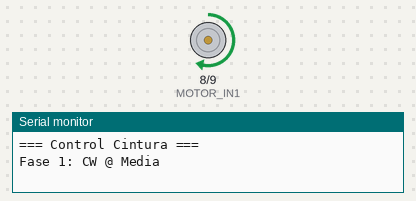
Bench run of a sketch on a simulated Arduino Uno, built with avr-gcc and run on an emulated ATmega328P. Parts: motor-driver pin pairs drawn as motors (green arrow = first pin HIGH = forward, orange = second pin HIGH = backward, longer = more drive, scaled by the enable pin), the last lines printed to the serial monitor.

Above: at 3.1 s.
At 15.1 s:
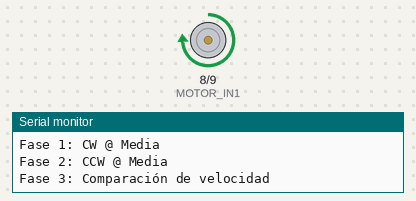
At 22.9 s:
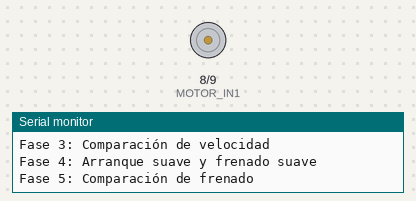
At 36.9 s:
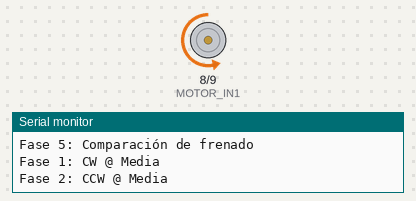
Timing chart, 0 to 40.0 s (numbered marks = the images above):
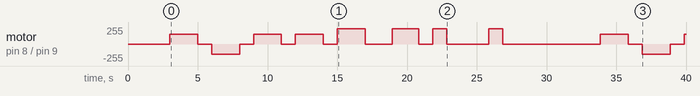

Measured:
- by itself, motor on pin 8 (MOTOR_IN1) / pin 9 (MOTOR_IN2): stopped → forward 150/255 at 3.0 s, → stopped 2.0 s later, → backward 150/255 1.0 s later, → stopped 2.0 s later, … (21 changes in this stretch)

The sketch:

controlCintura.ino
```cpp
// =================
// Open-loop Control
// =================

#define MOTOR_IN1  8
#define MOTOR_IN2  9
#define MOTOR_ENA  10

// Parametros del Motor y limites de duty cycle
#define PWM_MAX         255
#define VELOCIDAD_BAJA  80
#define VELOCIDAD_MEDIA 150
#define VELOCIDAD_ALTA  230

// Tiempo (ms)
#define TIEMPO_GIRO_MS     2000
#define TIEMPO_PAUSA_MS    1000
#define TIEMPO_ARRANQUE_MS 3000

// =================
// Funciones de Control
// =================

// Setea el duty cycle y el sentido de giro
void girarCintura(int velocidadPWM, bool sentidoHorario) {
  velocidadPWM = constrain(velocidadPWM, 0, PWM_MAX);

  if (sentidoHorario) {
    digitalWrite(MOTOR_IN1, HIGH);
    digitalWrite(MOTOR_IN2, LOW);
  } else {
    digitalWrite(MOTOR_IN1, LOW);
    digitalWrite(MOTOR_IN2, HIGH);
  }

  analogWrite(MOTOR_ENA, velocidadPWM);
}

// Frenado por inercia
void frenarCintura() {
  digitalWrite(MOTOR_IN1, LOW);
  digitalWrite(MOTOR_IN2, LOW);
  analogWrite(MOTOR_ENA, 0);
}

// Frenado electromagnético
void frenadoActivoCintura() {
  digitalWrite(MOTOR_IN1, HIGH);
  digitalWrite(MOTOR_IN2, HIGH);
  analogWrite(MOTOR_ENA, PWM_MAX);
}

// Control open-loop por tiempo
void girarCinturaTiempo(int velocidadPWM, bool sentidoHorario, unsigned long duracionMs) {
  girarCintura(velocidadPWM, sentidoHorario);
  delay(duracionMs);
  frenarCintura();
}

// Arranque suave para mitigar picos de corriente
void arranqueSuave(int velocidadObjetivo, bool sentidoHorario, int rampaTiempoMs) {
  velocidadObjetivo = constrain(velocidadObjetivo, 0, PWM_MAX);

  int pasos = velocidadObjetivo > 0 ? velocidadObjetivo : 1;
  int retardoPorPaso = rampaTiempoMs / pasos;
  if (retardoPorPaso < 1) retardoPorPaso = 1;

  for (int pwm = 0; pwm <= velocidadObjetivo; pwm++) {
    girarCintura(pwm, sentidoHorario);
    delay(retardoPorPaso);
  }
}

// Frenado suave para evitar backlash o estrés mecánico
void frenadoSuave(int velocidadActual, bool sentidoHorario, int rampaTiempoMs) {
  velocidadActual = constrain(velocidadActual, 0, PWM_MAX);

  int pasos = velocidadActual > 0 ? velocidadActual : 1;
  int retardoPorPaso = rampaTiempoMs / pasos;
  if (retardoPorPaso < 1) retardoPorPaso = 1;

  for (int pwm = velocidadActual; pwm >= 0; pwm--) {
    girarCintura(pwm, sentidoHorario);
    delay(retardoPorPaso);
  }
  frenarCintura();
}

// ===================
// Setup & Main Loop
// ===================

void setup() {
  Serial.begin(115200);
  Serial.println("=== Control Cintura ===");

  pinMode(MOTOR_IN1, OUTPUT);
  pinMode(MOTOR_IN2, OUTPUT);
  pinMode(MOTOR_ENA, OUTPUT);

  // Estado inicial seguro
  frenarCintura();
  delay(TIEMPO_ARRANQUE_MS);
}

void loop() {
  // --- FASE 1: CW ---
  Serial.println("Fase 1: CW @ Media");
  girarCinturaTiempo(VELOCIDAD_MEDIA, true, TIEMPO_GIRO_MS);
  delay(TIEMPO_PAUSA_MS);

  // --- FASE 2: CCW ---
  Serial.println("Fase 2: CCW @ Media");
  girarCinturaTiempo(VELOCIDAD_MEDIA, false, TIEMPO_GIRO_MS);
  delay(TIEMPO_PAUSA_MS);

  // --- FASE 3: Comparación de velocidad ---
  Serial.println("Fase 3: Comparación de velocidad");
  girarCinturaTiempo(VELOCIDAD_BAJA, true, TIEMPO_GIRO_MS);
  delay(TIEMPO_PAUSA_MS);
  girarCinturaTiempo(VELOCIDAD_MEDIA, true, TIEMPO_GIRO_MS);
  delay(TIEMPO_PAUSA_MS);
  girarCinturaTiempo(VELOCIDAD_ALTA, true, TIEMPO_GIRO_MS);
  delay(TIEMPO_PAUSA_MS);

  // --- FASE 4: Ramping ---
  Serial.println("Fase 4: Arranque suave y frenado suave");
  arranqueSuave(VELOCIDAD_ALTA, true, 1000);
  delay(1000);
  frenadoSuave(VELOCIDAD_ALTA, true, 1000);
  delay(TIEMPO_PAUSA_MS);

  // --- FASE 5: Comparación de frenado ---
  Serial.println("Fase 5: Comparación de frenado");

  // Coast
  girarCintura(VELOCIDAD_ALTA, true);
  delay(1000);
  frenarCintura();
  delay(3000);

  // Short Brake
  girarCintura(VELOCIDAD_ALTA, true);
  delay(1000);
  frenadoActivoCintura();
  delay(2000);
  frenarCintura();

  delay(5000);
}
```
